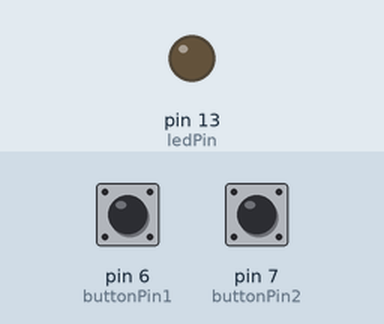
Simulated run of this sketch. Board: Arduino Uno, built with avr-gcc and run on an emulated ATmega328P. Parts: output pins drawn as LEDs (lit = HIGH). Dashed ring = blinking. The inputs (shaded band) are chosen by the test bench; at power-on: pin 6 (buttonPin1) LOW, pin 7 (buttonPin2) LOW.

Above: at 1.2 s.
1.3 s: pin 6 (buttonPin1) pulled HIGH for 1 s
At 1.43 s:
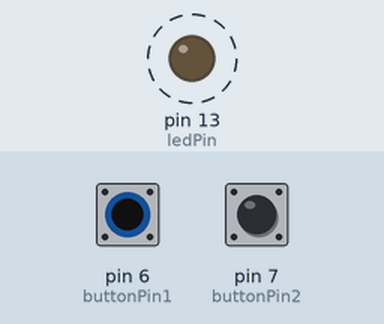
4.3 s: pin 7 (buttonPin2) pulled HIGH for 3.2 s
At 8.6 s:
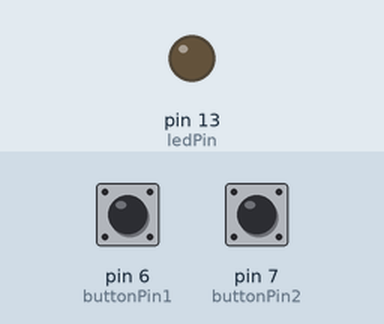
9.0 s: pin 6 (buttonPin1) pulled HIGH for 3.2 s
At 9.13 s:
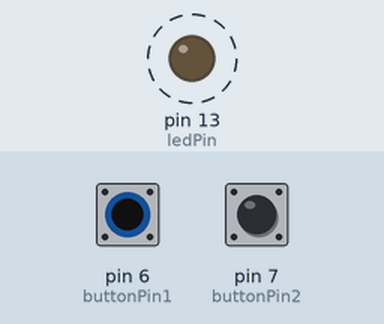
Timing chart, 0 to 13.6 s (numbered marks = the images above; inputs shaded):
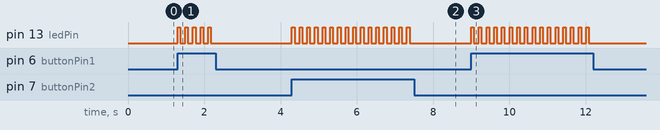

Measured:
- after the input at 1.3 s, pin 13 (ledPin): alternates HIGH for 0.07 s and LOW for 0.13 s, 10 changes in all, then stays LOW, starting at once
- after the input at 4.3 s, pin 13 (ledPin): alternates HIGH for 0.07 s and LOW for 0.13 s, 32 changes in all, then stays LOW, starting at once
- after the input at 9.0 s, pin 13 (ledPin): alternates HIGH for 0.07 s and LOW for 0.13 s, 32 changes in all, then stays LOW, starting at once

The sketch:

envoi3.1.ino
```cpp
#include <IRremote.h>

const int buttonPin1 = 6;     // the number of the pushbutton pin
const int buttonPin2 = 7;
const int ledPin =  13;      // the number of the LED pin
// const int IRLed =  12;    NOPE
unsigned long Temps = 0;
unsigned long Cible1 = 0;
unsigned long Cible2 = 0;
const long cooldown1 = 200 ;
const long cooldown2 = 200 ;

int buttonState1 = 0;         // variable for reading the pushbutton status
int buttonState2 = 0;

IRsend irsend;       //pin 3 pour émetteur

void setup() {
  // initialize the LED pin as an output:
  pinMode(ledPin, OUTPUT);
  // initialize the pushbutton pin as an input:
  pinMode(buttonPin1, INPUT);
  pinMode(buttonPin2, INPUT);
}

void loop() {
    Temps = millis() ;
  // read the state of the pushbutton value:
  buttonState1 = digitalRead(buttonPin1);
  buttonState2 = digitalRead(buttonPin2);
  // check if the pushbutton is pressed.
  // if it is, the buttonState is HIGH:

  if (buttonState1 == HIGH && Cible2 < Temps) {           // bouton 1 : lumière et envoi "soins"
    digitalWrite(ledPin, HIGH);
        irsend.sendSony(0xa10, 12);
        Cible2 = Temps + cooldown2 ;   // heure pour réutiliser le sort = instant T + cooldown2
        Serial.println(Cible2, DEC);
        Serial.println(Temps, DEC);
        //delay(40);
  }
  digitalWrite(ledPin, LOW);


    if (buttonState2 == HIGH && Cible1 < Temps) {           // bouton 2 : lumière et envoi 20 dégâts si pas en cooldown
    digitalWrite(ledPin, HIGH);
        irsend.sendSony(0xb10, 12);
        //delay(2000);                     //cooldown général : 2secondes
        Cible1 = Temps + cooldown1 ;   // heure pour réutiliser le sort = instant T + cooldown
        Serial.println(Cible1, DEC);
        Serial.println(Temps, DEC);
      }

digitalWrite(ledPin, LOW);

}
```
